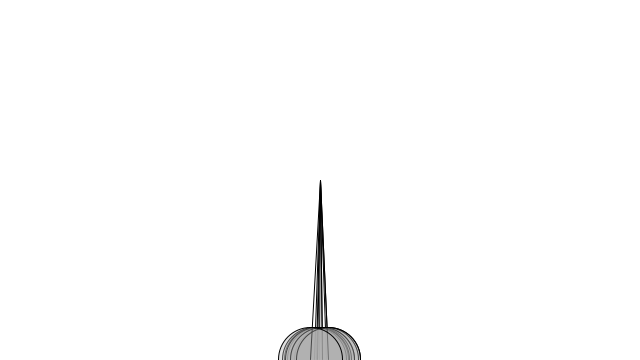
Frame 1 (no input)
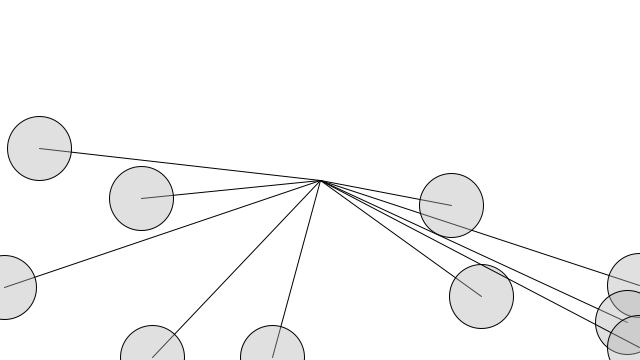
Frame 60 (the mouse pressed at the canvas centre just before this capture)
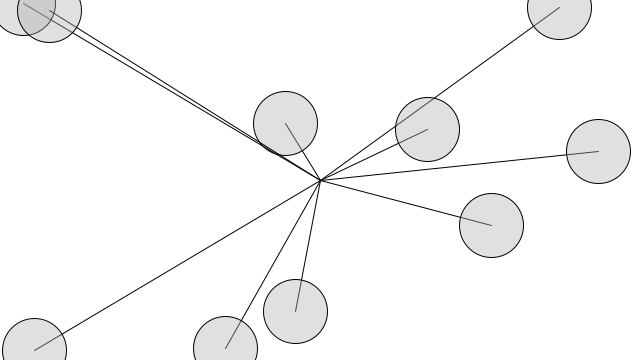
Frame 120 (the mouse held since frame 60 and released just before this capture)

The Processing sketch that drew these frames (run headless with seeded random() and noise(); from frame 60 on, the mouse is pressed at the canvas centre):

// Processing sketch: exercise_13_06_oscillating_objects
// ── exercise_13_06_oscillating_objects.pde
// Learning Processing
// Daniel Shiffman
// http://www.learningprocessing.com

// Exercise 13-6: Encapsulate Example 13-6 into an Oscillator object. Create an array 
// of Oscillators, each moving at diff erent rates along the x and y axes. Here is some code for the 
// Oscillator class to help you get started.  

// An array of objects
Oscillator[] oscillators = new Oscillator[10];

void setup()  {   
  size(640, 360);  
  // Initialize all objects
  for (int i = 0; i < oscillators.length; i++) {
    oscillators[i] = new Oscillator();
  }
}   

void draw() {   
  background(255);  
  // Run all objects
  for (int i = 0; i < oscillators.length; i++) {
    oscillators[i].oscillate();
    oscillators[i].display();
  }
}   
// ── Oscillator.pde
// Learning Processing
// Daniel Shiffman
// http://www.learningprocessing.com

// Exercise 13-6: Encapsulate Example 13-6 into an Oscillator object. Create an array 
// of Oscillators, each moving at diff erent rates along the x and y axes. Here is some code for the 
// Oscillator class to help you get started.  

class Oscillator  {   

  // Two angles
  float xtheta;  
  float ytheta;
  // Increment value for both angles  
  float dxtheta;
  float dytheta;

  Oscillator()  {   
    xtheta = 0;  
    ytheta = 0;  
    // Start randomly
    dxtheta = random(-0.03,0.03);
    dytheta = random(-0.03,0.03);
  }   

  void oscillate()  {
    // Increment angles   
    xtheta += dxtheta;
    ytheta += dytheta;
  }   

  void display()  {   
    // Map results of sine / cosine to width and height of window
    float x = (sin(xtheta) + 1) * width/2;   
    float y = (cos(ytheta) + 1) * height/2;
    stroke(0);
    fill(175,100);
    // draw circle and line
    line(width/2,height/2,x,y);  
    ellipse(x,y,64,64);  
  }

}   
